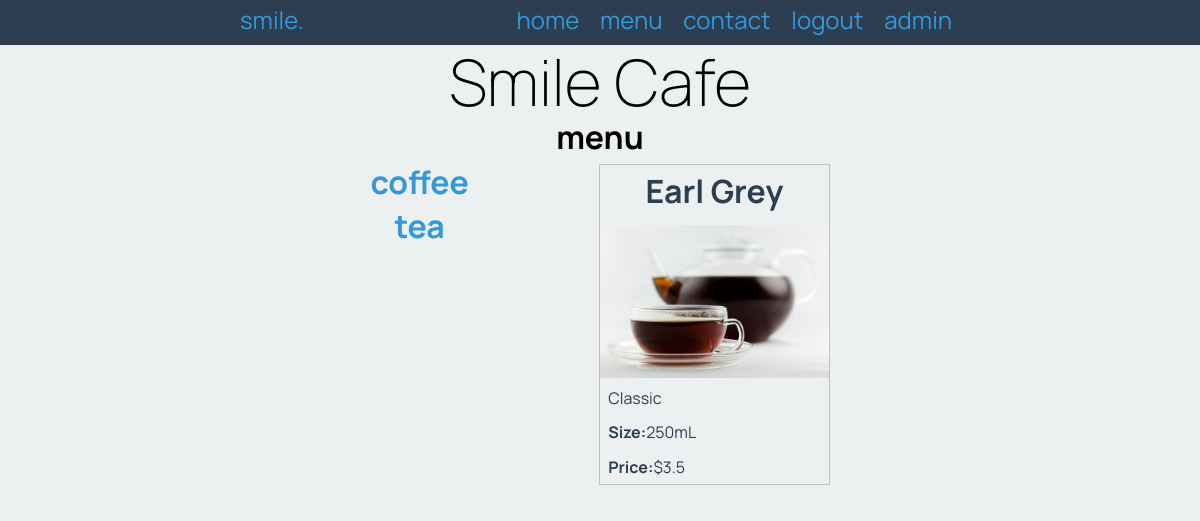
Screenshot of /menu/2 (signed in) with the database file from the repository.
### tables this page shows
CREATE TABLE Category (
	id integer PRIMARY KEY AUTOINCREMENT,
	Name varchar
);

CREATE TABLE Product (
	id integer PRIMARY KEY AUTOINCREMENT,
	Product_name varchar,
	Product_description varchar,
	Product_size varchar,
	Product_image varchar,
	Product_price float,
	cat_id integer
);

### app.py (the view)
@app.route('/menu/<cat_id>')
def render_menu(cat_id):
    con = open_database(DATABASE)
    query = "SELECT * FROM Category"
    cur = con.cursor()
    cur.execute(query)
    category_list = cur.fetchall()
    print(category_list)
    query = "SELECT * FROM Product WHERE cat_id = ? ORDER BY Product_name "
    cur = con.cursor()
    cur.execute(query, (cat_id, ))
    product_list = cur.fetchall()
    con.close()
    return render_template("menu.html", categories=category_list, products=product_list, logged_in=is_logged_in())

### app.py (called while the page is built)
def open_database(db_name):
    try:
        connection = sqlite3.connect(db_name)
        return connection
    except Error as e:
        print(e)
        return None

def is_logged_in():
    if session.get("email") is None:
        print("not logged in")
        return False
    else:
        print("logged in")
        return True

### templates/menu.html
{% extends 'base.html' %}
{% block pageheading %}
menu
{% endblock %}
{% block main %}
<div class="products">
    <div class="category-menu">
        <ul>
            {% for category in categories %}
            <li class="category-item">
                <a href="/menu/{{ category[0] }}"><h2>{{ category[1] }}</h2></a>
            </li>
            {% endfor %}
        </ul>
    </div>
    {% for product in products %}
    <div class="product-box">
        <div class="product-box-heading"><h2>{{ product[1] }}</h2></div>
        <div class="product-box-image"><img src="/static/images/{{ product[4] }}.jpg"></div>
        <div class="product-box-info">{{ product[2] }}</div>
        <div class="product-box-info"><strong>Size:</strong>{{ product[3] }}</div>
        <div class="product-box-info"><strong>Price:</strong>${{ product[5] }}</div>
    </div>
    {% endfor %}
</div>
{% endblock %}

### static/smile.css (style rules this page uses)
* { font-family: 'Manrope', sans-serif; padding: 0; margin: 0; box-sizing: border-box; }
body { background-color: rgba(236, 240, 241, 1.0); }
img { max-width: 100%; }
h2 { font-size: 2rem; text-align: center; margin: 0 0 0.5rem 0; }
a, a:visited { color: rgba(52, 152, 219, 1.0); text-decoration: none; }
.products { display: flex; flex-wrap: wrap; justify-content: space-evenly; }
.product-box { width: 32%; border: 1px solid rgba(189, 195, 199, 1.0); color: rgba(44, 62, 80, 1.0); margin-bottom: 0.5rem; }
.product-box-heading { padding: 0.5rem; }
.product-box-image { max-height: 250px; overflow: clip; }
.product-box-info { padding: 0.5rem; }
.category-menu ul { list-style-type: none; font-size:1cm; text-align:center; }
.category-item { display: inline; }
.category-item a { color: rgba(52, 152, 219, 1.0); text-align: center; }

### rows the page displays
Category: Name "coffee"
Category: Name "tea"
Product: Product_name "Earl Grey", Product_image (picture), Product_description "Classic", Product_size "250mL", Product_price "3.5"
